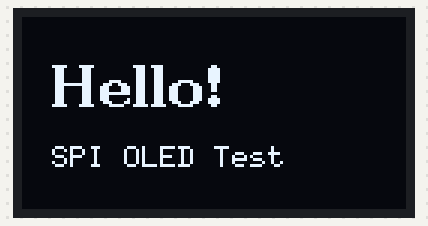
A sketch run on a simulated Arduino Uno, built with avr-gcc and run on an emulated ATmega328P. On the bench: 128×64 one-colour display.

Above: at 0.1 s.

The sketch:

OLED_FACE.ino
```cpp
#include <SPI.h>
#include <U8g2lib.h>

U8G2_SH1106_128X64_NONAME_F_4W_HW_SPI u8g2(
  U8G2_R0,
  10,   // CS
  9,    // DC
  8     // RESET
);

void setup() {
  u8g2.begin();
}

void loop() {
  u8g2.clearBuffer();

  u8g2.setFont(u8g2_font_ncenB14_tr);
  u8g2.drawStr(10,30,"Hello!");

  u8g2.setFont(u8g2_font_6x10_tr);
  u8g2.drawStr(10,50,"SPI OLED Test");

  u8g2.sendBuffer();

  delay(1000);
}
```
